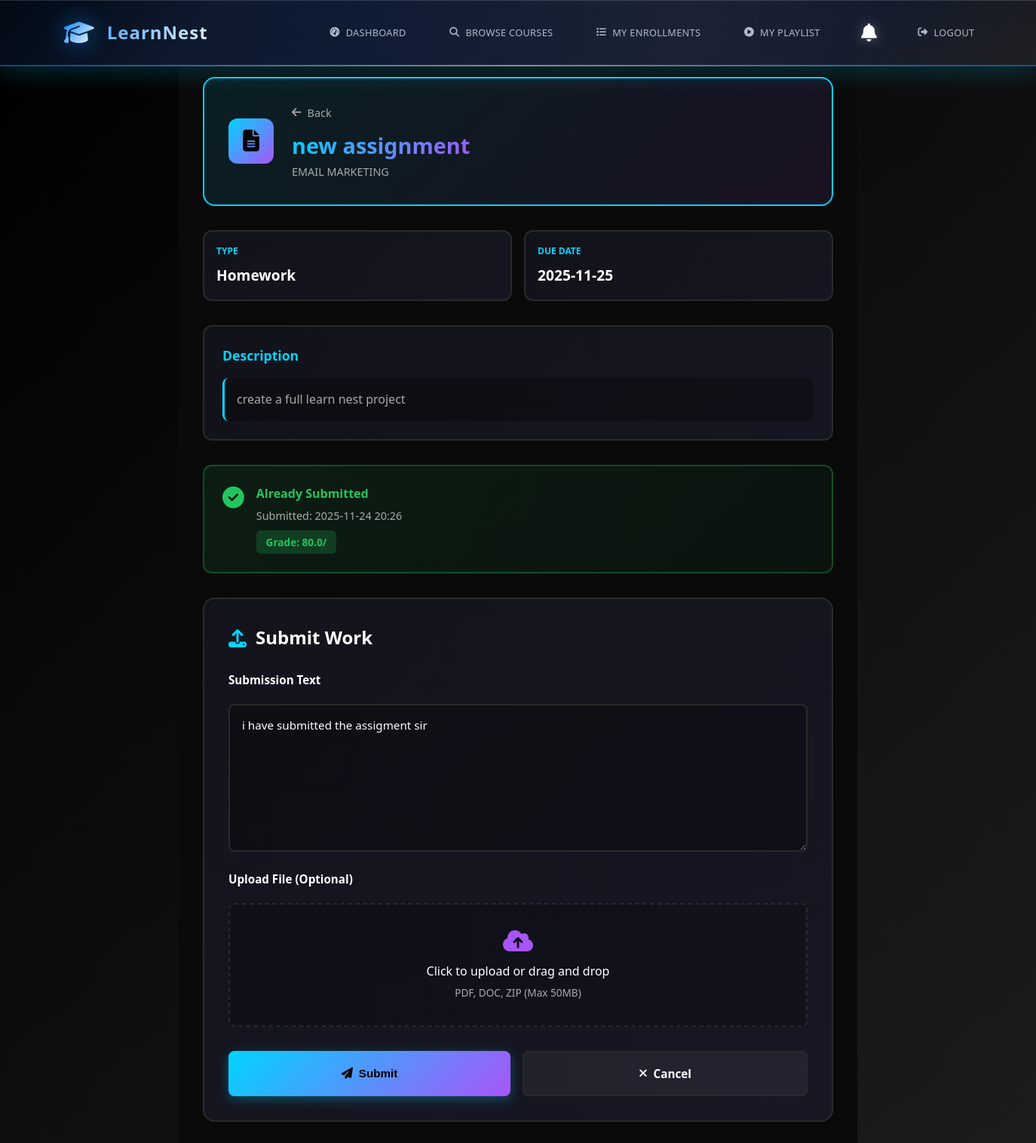
The page /student/courses/1/assignments/19/submit (signed in) on the database its author committed.
### tables this page shows
CREATE TABLE assignments (
                id INTEGER PRIMARY KEY AUTOINCREMENT,
                course_id INTEGER NOT NULL,
                title TEXT NOT NULL,
                description TEXT,
                instructions TEXT,
                due_date DATETIME,
                max_points INTEGER DEFAULT 100,
                allow_late_submission BOOLEAN DEFAULT 0,
                created_at TIMESTAMP DEFAULT CURRENT_TIMESTAMP, assignment_type TEXT DEFAULT "quiz", status TEXT DEFAULT "draft", published_at TIMESTAMP, ai_context TEXT,
                FOREIGN KEY (course_id) REFERENCES courses (id)
            );

CREATE TABLE courses (
                id INTEGER PRIMARY KEY AUTOINCREMENT,
                course_code TEXT UNIQUE NOT NULL,
                title TEXT NOT NULL,
                description TEXT,
                syllabus TEXT,
                instructor_id INTEGER NOT NULL,
                category TEXT,
                max_students INTEGER DEFAULT 50,
                start_date DATE,
                end_date DATE,
                enrollment_key_hash TEXT,
                created_at TIMESTAMP DEFAULT CURRENT_TIMESTAMP,
                is_active BOOLEAN DEFAULT 1,
                FOREIGN KEY (instructor_id) REFERENCES users (id)
            );

CREATE TABLE assignment_submissions (
                id INTEGER PRIMARY KEY AUTOINCREMENT,
                assignment_id INTEGER NOT NULL,
                student_id INTEGER NOT NULL,
                submission_text TEXT,
                file_path TEXT,
                submitted_at TIMESTAMP DEFAULT CURRENT_TIMESTAMP,
                grade REAL,
                ai_feedback TEXT,
                instructor_feedback TEXT,
                graded_at TIMESTAMP,
                FOREIGN KEY (assignment_id) REFERENCES assignments (id),
                FOREIGN KEY (student_id) REFERENCES users (id),
                UNIQUE(assignment_id, student_id)
            );

### app.py (the view, shortened to what this page needs)
@app.route('/student/courses/<int:course_id>/assignments/<int:assignment_id>/submit', methods=['GET', 'POST'])
@login_required
def student_submit_assignment(course_id, assignment_id):
    if not current_user.is_student():
        flash('Access denied. Student account required.', 'error')
        return redirect(url_for('dashboard'))
    with db_lock:
        conn = get_db_connection()
        enrollment = conn.execute('''
            SELECT * FROM enrollments
            WHERE student_id = ? AND course_id = ? AND status = 'approved'
        ''', (current_user.id, course_id)).fetchone()
        if not enrollment:
            flash('Access denied.', 'error')
            conn.close()
            return redirect(url_for('dashboard'))
        assignment = conn.execute('''
            SELECT a.*, c.title as course_title
            FROM assignments a
            JOIN courses c ON a.course_id = c.id
            WHERE a.id = ? AND a.course_id = ? AND a.status = 'published'
        ''', (assignment_id, course_id)).fetchone()
        if not assignment:
            flash('Assignment not found or not available.', 'error')
            conn.close()
            return redirect(url_for('student_course_view', course_id=course_id))
        existing_submission = conn.execute('''
            SELECT * FROM assignment_submissions
            WHERE assignment_id = ? AND student_id = ?
        ''', (assignment_id, current_user.id)).fetchone()
        conn.close()
    return render_template('student/submit_assignment.html',
                         assignment=assignment,
                         existing_submission=existing_submission,
                         course_id=course_id)

### app.py (called while the page is built)
@app.context_processor
def inject_csrf_token():
    if 'csrf_token' not in session:
        session['csrf_token'] = secrets.token_urlsafe(32)
    return dict(csrf_token=session['csrf_token'])

def get_db_connection():
    conn = sqlite3.connect(DATABASE, timeout=30)
    conn.execute('PRAGMA journal_mode=WAL;')
    conn.execute('PRAGMA synchronous=NORMAL;')
    conn.execute('PRAGMA cache_size=10000;')
    conn.execute('PRAGMA temp_store=MEMORY;')
    conn.row_factory = sqlite3.Row
    return conn

@login_manager.user_loader
def load_user(user_id):
    try:
        with db_lock:
            conn = get_db_connection()
            user = conn.execute(
                'SELECT * FROM users WHERE id = ? AND is_active = 1', (user_id,)
            ).fetchone()
            conn.close()
        if user:
            profile_pic = user['profile_picture'] if 'profile_picture' in user.keys() else None
            return User(user['id'], user['username'], user['email'], user['role'],
                       user['full_name'], user['created_at'], user['is_active'],
                       user['instructor_approval_status'] if user['instructor_approval_status'] else 'approved',
                       user['approved_by'],
                       user['approved_at'],
                       profile_pic)
    except sqlite3.OperationalError:
        pass
    return None

    def is_student(self):
        return self.role == 'student'

### templates/student/submit_assignment.html (shortened to what this page needs)
{% extends "base.html" %}
{% block content %}
<div class="submit-container">
    <div class="submit-hero">
        <div class="hero-icon"><i class="fas fa-file-alt"></i></div>
        <div class="hero-info">
            <a href="{{ url_for('student_course_view', course_id=course_id) }}" class="breadcrumb-link">
                <i class="fas fa-arrow-left"></i> Back
            </a>
            <h1>{{ assignment.title }}</h1>
            <p>{{ assignment.course_title }}</p>
        </div>
    </div>
    <div class="info-grid">
        <div class="info-card">
            <span class="info-label">Type</span>
            <span class="info-value">{{ assignment.assignment_type|capitalize }}</span>
        </div>
        {% if assignment.due_date %}
        <div class="info-card">
            <span class="info-label">Due Date</span>
            <span class="info-value">{{ assignment.due_date[:10] }}</span>
        </div>
        {% endif %}
    </div>
    {% if assignment.description %}
    <div class="description-card">
        <h3>Description</h3>
        <div class="description-text">{{ assignment.description|safe }}</div>
    </div>
    {% endif %}
    {% if existing_submission %}
    <div class="existing-card">
        <i class="fas fa-check-circle"></i>
        <div>
            <strong>Already Submitted</strong>
            <p>Submitted: {{ existing_submission.submitted_at[:16] }}</p>
            {% if existing_submission.grade %}
            <span class="grade">Grade: {{ existing_submission.grade }}/{{ assignment.total_points }}</span>
            {% else %}
            <span class="pending">⏳ Awaiting Review</span>
            {% endif %}
        </div>
    </div>
    {% endif %}
    <form method="POST" enctype="multipart/form-data" class="submit-form">
        <h2><i class="fas fa-upload"></i> Submit Work</h2>
        <div class="form-group">
            <label>Submission Text</label>
            <textarea name="submission_text" rows="8" placeholder="Enter your assignment...">{{ existing_submission.submission_text if existing_submission else '' }}</textarea>
        </div>
        <div class="form-group">
            <label>Upload File (Optional)</label>
            <div class="file-zone">
                <div class="file-content">
                    <i class="fas fa-cloud-upload-alt"></i>
                    <p>Click to upload or drag and drop</p>
                    <span>PDF, DOC, ZIP (Max 50MB)</span>
                </div>
            </div>
        </div>
        <div class="form-actions">
            <button type="submit" class="btn-submit">
                <i class="fas fa-paper-plane"></i> Submit
            </button>
            <a href="{{ url_for('student_course_view', course_id=course_id) }}" class="btn-cancel">
                <i class="fas fa-times"></i> Cancel
            </a>
        </div>
    </form>
</div>
{% endblock %}

### templates/base.html (style rules this page uses)
:root { --black: #000000; --gray-50: #0D0D0D; --gray-100: #1C1C1E; --gray-200: #2C2C2E; --gray-300: #3A3A3C; --gray-400: #48484A; --gray-500: #636366; --gray-600: #8E8E93; --gray-700: #9999A5; --gray-800: #AEAEB2; --gray-900: #C7C7CC; --white: #ffffff; --primary: #0A84FF; --primary-dark: #006EDC; --success: #0A84FF; --warning: #FF9F0A; --info: #64D2FF; --danger: #FF453A; --accent: #BF5AF2; --text-primary: #FFFFFF; --text-secondary: #9999A5; --text-light: #56565E; --text-disabled: #3A3A3E; --background: var(--black); --card-bg: var(--gray-100); --card-hover: var(--gray-200); --border: var(--gray-300); --border-light: var(--gray-400); --shadow-sm: 0 2px 8px rgba(0, 0, 0, 0.4); --shadow: 0 2px 12px rgba(0, 0, 0, 0.5); --shadow-md: 0 4px 16px rgba(0, 0, 0, 0.6); --shadow-lg: 0 4px 20px rgba(0, 0, 0, 0.6); --shadow-xl: 0 8px 32px rgba(0, 0, 0, 0.7); --gradient-primary: linear-gradient(135deg, var(--primary) 0%, var(--primary-dark) 100%); --gradient-success: linear-gradient(135deg, var(--success) 0%, #28CD4B 100%); --gradient-warning: linear-gradient(135deg, var(--warning) 0%, #FF8800 100%); --gradient-accent: linear-gradient(135deg, var(--accent) 0%, #A646E8 100%); --gradient-bg: linear-gradient(135deg, var(--black) 0%, var(--gray-50) 100%); --radius-sm: 0.5rem; --radius: 0.75rem; --radius-md: 1rem; --radius-lg: 1.25rem; --radius-xl: 1.5rem; }
* { margin: 0; padding: 0; box-sizing: border-box; }
body { font-family: system-ui, -apple-system, sans-serif; background: linear-gradient(135deg, var(--black) 0%, var(--gray-100) 100%); min-height: 100vh; line-height: 1.6; color: var(--text-primary); margin: 0; padding-top: 70px; }
.form-group { margin-bottom: 1.5rem; }
.form-group label { display: block; margin-bottom: 0.5rem; font-weight: 600; color: var(--text-primary); }
.form-group input, .form-group select, .form-group textarea { width: 100%; padding: 0.75rem 1rem; border: 1px solid var(--border); border-radius: var(--radius); font-size: 1rem; transition: all 0.2s; color: var(--text-primary); background: var(--gray-200); }
.form-group input::placeholder, .form-group textarea::placeholder { color: var(--text-light); }
body, .navbar, .card, .stat-card, .btn, .form-group input, .form-group select, .form-group textarea { transition: background-color 0.3s ease, color 0.3s ease, border-color 0.3s ease; }

### rows shown on the page
assignments: title "new assignment", assignment_type "Homework", due_date "2025-11-25", description "create a full learn nest project"
courses: course_title "EMAIL MARKETING"
assignment_submissions: submitted_at "2025-11-24 20:26", grade "80.0", submission_text "i have submitted the assigment sir"
